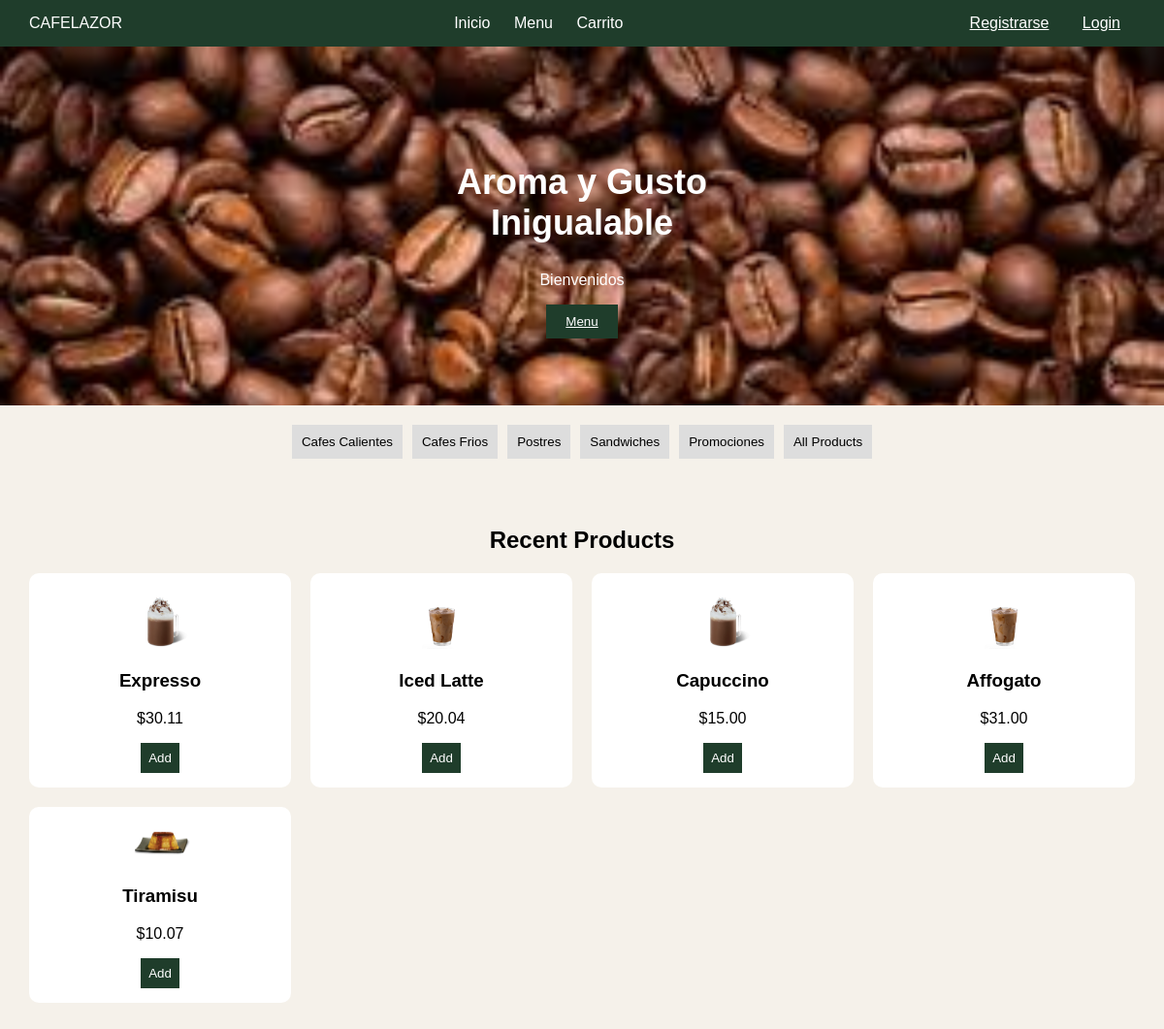
The app's page /, older data.
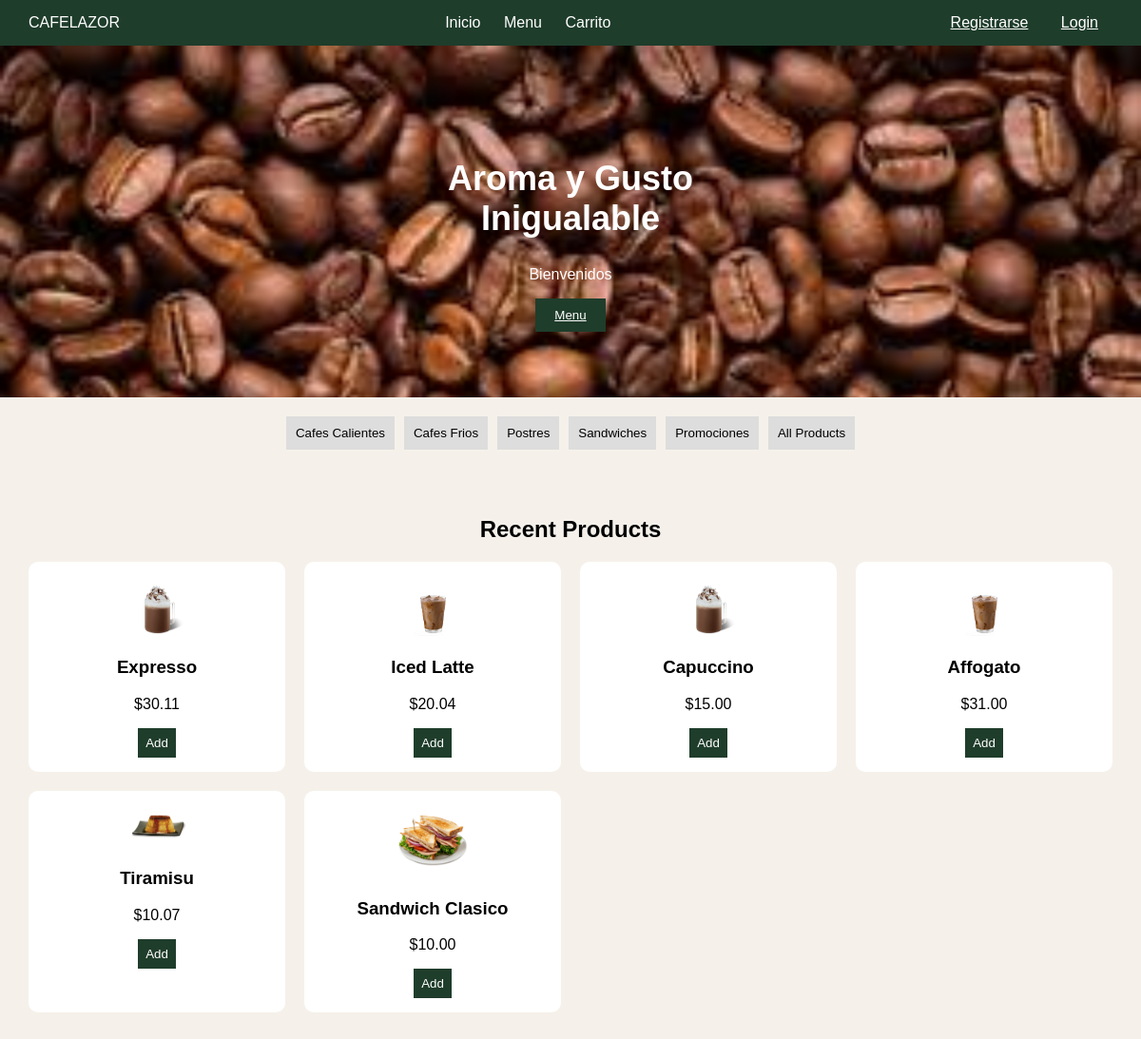
The same page, newer data.
### appcafe/models.py (models this page shows, shortened)
class Cafe(models.Model):
    CATEGORY_CHOICES = [
        ('hot', 'Cafes Calientes'),
        ('cold', 'Cafes Frios'),
        ('desserts', 'Postres'),
        ('sandwiches', 'Sandwiches'),
        ('promotions', 'Promociones'),
    ]
    name = models.CharField(max_length=100)
    description = models.TextField()
    price = models.DecimalField(max_digits=5, decimal_places=2)
    category = models.CharField(max_length=20, choices=CATEGORY_CHOICES, default='hot')

### appcafe/views.py (the view)
# urls.py: path('', views.index, name='index'),
def index(request):
    category_type = request.GET.get('type', None)
    if category_type:
        cafes = Cafe.objects.filter(category=category_type)
    else:
        cafes = Cafe.objects.all()
    return render(request, 'index.html', {'cafes': cafes, 'category_type': category_type})

### appcafe/templates/index.html (shortened to what this page needs)
{% load static %}
<!DOCTYPE html>
<html lang="es">
<head>
    <link rel="stylesheet" href="{% static 'css/styles.css' %}">
</head>
<body>
    <header class="header">
        <div class="logo">CAFELAZOR</div>
        <nav>
            <a href="{% url 'index' %}">Inicio</a>
            <a href="{% url 'menu' %}">Menu</a>
            <a href="{% url 'cart' %}">Carrito</a>
        </nav>
        <div>
            {% if user.is_authenticated %}
                <span>Hola {{ user.username }}</span>
                {% if user.is_superuser %}
                    <a class="btn-login" href="{% url 'cafe_list' %}">Admin</a>
                {% endif %}
                <a class="btn-login" href="{% url 'logout' %}">Logout</a>
            {% else %}
                <a class="btn-register" href="{% url 'register' %}">Registrarse</a>
                <a class="btn-login" href="{% url 'login' %}">Login</a>
            {% endif %}
        </div>
    </header>
    <section class="hero">
        <div class="hero-text">
            <h1>Aroma y Gusto <br> Inigualable</h1>
            <p>Bienvenidos</p>
            <button><a href="{% url 'menu' %}" style="color: white;">Menu</a></button>
        </div>
    </section>
    <section class="category">
        <a href="{% url 'index' %}?type=hot"><button>Cafes Calientes</button></a>
        <a href="{% url 'index' %}?type=cold"><button>Cafes Frios</button></a>
        <a href="{% url 'index' %}?type=desserts"><button>Postres</button></a>
        <a href="{% url 'index' %}?type=sandwiches"><button>Sandwiches</button></a>
        <a href="{% url 'index' %}?type=promotions"><button>Promociones</button></a>
        <a href="{% url 'index' %}"><button>All Products</button></a>
    </section>
    <section>
        <section class="products">
            <h2>Recent Products</h2>
            <div class="grid">
                {% for cafe in cafes %}
                    <div class="card">
                        {% if cafe.category == 'hot' %}
                            <img src="{% static 'img/cafes_calientes.png' %}" style="max-width: 75px; height: auto;" alt="{{ cafe.name }}">
                        {% elif cafe.category == 'cold' %}
                            <img src="{% static 'img/cafes_frios.png' %}" style="max-width: 75px; height: auto;" alt="{{ cafe.name }}">
                        {% elif cafe.category == 'desserts' %}
                            <img src="{% static 'img/postres.png' %}" style="max-width: 75px; height: auto;" alt="{{ cafe.name }}">
                        {% elif cafe.category == 'sandwiches' %}
                            <img src="{% static 'img/sandwiches.png' %}" style="max-width: 75px; height: auto;" alt="{{ cafe.name }}">
                        {% endif %}
                        <h3>{{ cafe.name }}</h3>
                        <p>${{ cafe.price }}</p>
                        <button class="btn-primary" data-id="{{ cafe.id }}" data-name="{{ cafe.name }}" data-price="{{ cafe.price }}">Add</button>
                    </div>
                {% empty %}
                    <p>Sin Productos</p>
                {% endfor %}
            </div>
        </section>
    </section>
</body>
</html>

### appcafe/static/css/styles.css (style rules this page uses)
body { margin: 0; font-family: Arial, Helvetica, sans-serif; background-color: #f5f1ea; }
.header { display: flex; justify-content: space-between; align-items: center; background-color: #1f3d2b; color: white; padding: 15px 30px; }
.header nav a { margin: 0 10px; color: white; text-decoration: none; }
.btn-login, .btn-register { background: #1f3d2b; color: white; border: none; padding: 8px 15px; cursor: pointer; }
.hero { display: flex; flex-direction: column; justify-content: center; align-items: center; text-align: center; padding: 60px 40px; background-image: url(../img/fondo.png); background-size: cover; background-repeat: no-repeat; min-height: 250px; }
.hero-text h1 { font-size: 36px; color: white; }
.hero-text p { color: white; }
.hero button { background-color: #1f3d2b; color: white; border: none; padding: 10px 20px; }
.category { display: flex; justify-content: center; gap: 10px; padding: 20px; }
.category button { padding: 10px; border: none; background-color: #ddd; cursor: pointer; }
.products { padding: 30px; }
.grid { display: grid; grid-template-columns: repeat(4, 1fr); gap: 20px; }
.card { background: white; padding: 15px; border-radius: 10px; text-align: center; }
.card button { background-color: #1f3d2b; color: white; border: none; padding: 8px; cursor: pointer; }
h1 { text-align: center; margin-top: 50px; }
h2 { text-align: center; }

Row changes from the older to the newer data that the page shows:
added Cafe: name "Sandwich Clasico", price "10.00"
